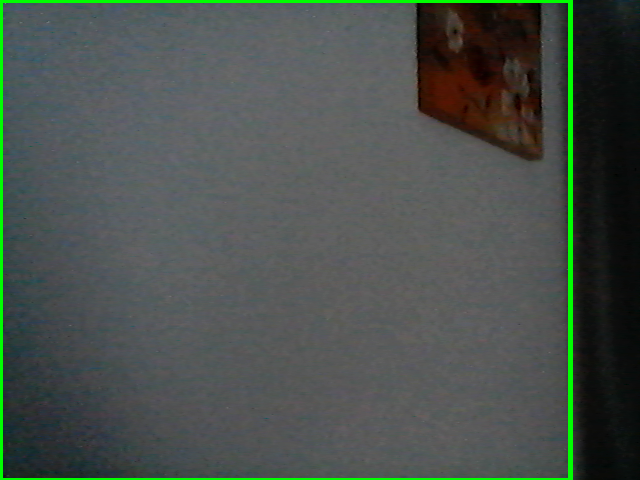
#> input picture images/1.png, 640 x 480 px, given in place of the camera
$ python main.py
#> lines starting #> are read from the running program, lines starting #| are printed output that depends on the picture
import cv2
import time
import glob
import os
from emailing import send_email

video = cv2.VideoCapture(0)
time.sleep(1)

first_frame = None
status_list = []
count = 1
def clean_folder():
    print("clean_folder function ended")
    images = glob.glob("images/*.png")
    for image in images:
        os.remove(image)

while True:
    status = 0
    check, frame = video.read()
#> frame is the input picture: shape (480, 640, 3); mean B, G, R 76, 81.1, 73.3
    gray_frame = cv2.cvtColor(frame, cv2.COLOR_BGR2GRAY)
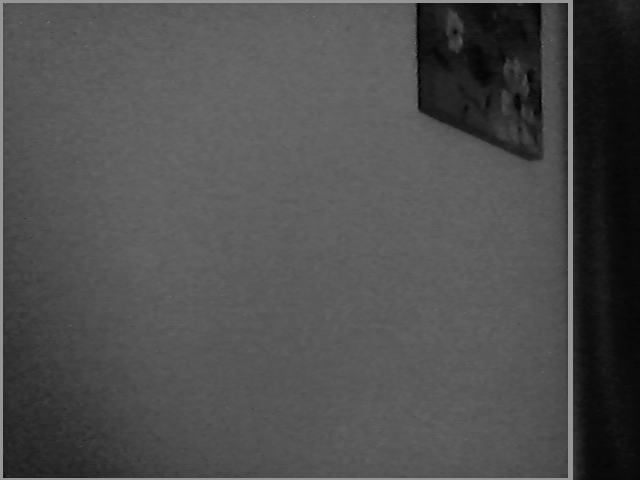
#> gray_frame: shape (480, 640); min 0, max 150, mean 78.2
    gray_frame_gau = cv2.GaussianBlur(gray_frame, (21, 21), 0)
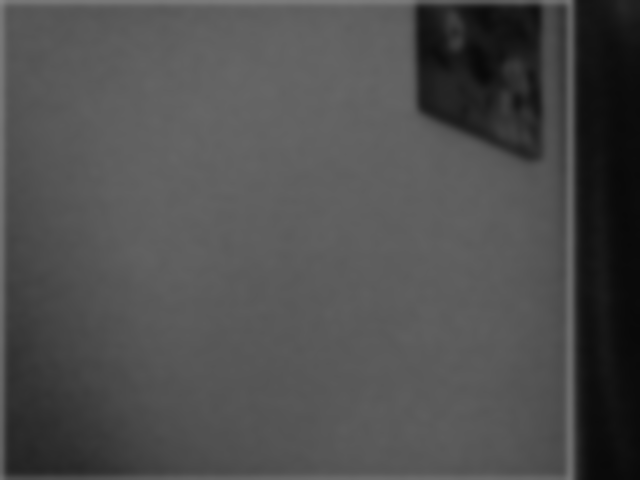
#> gray_frame_gau: shape (480, 640); min 9, max 135, mean 78.1

    if first_frame is None:
        first_frame = gray_frame_gau

    delta_frame = cv2.absdiff(first_frame, gray_frame_gau)
#> delta_frame: shape (480, 640); every value is 0

    thresh_frame = cv2.threshold(delta_frame, 60, 255, cv2.THRESH_BINARY)[1]
    dil_frame = cv2.dilate(thresh_frame, None, iterations=2)
    cv2.imshow("My video", dil_frame)

    contours, check = cv2.findContours(dil_frame, cv2.RETR_EXTERNAL, cv2.CHAIN_APPROX_SIMPLE)
#> contours = []; check = None

    for contour in contours:
        if cv2.contourArea(contour) < 5000:
            continue
        x, y, w, h = cv2.boundingRect(contour)
        rectangle = cv2.rectangle(frame, (x, y), (x+w, y+h), (0, 255, 0), 3)
        if rectangle.any():
            status = 1
            cv2.imwrite(f"images/{count}.png", frame)  # image.png -static string
            count = count + 1
            all_images = glob.glob("images/*.png")
            index = int(len(all_images) / 2)
            image_with_object = all_images[index]

    status_list.append(status)
    status_list = status_list[-2:]

    if status_list[0] == 1 and status_list[1] == 0:
        email_thread = Thread(target=send_email, args=(image_with_object, ))
        email_thread.daemon = True
        clean_thread = Thread(target=clean_folder)
        clean_thread.daemon = True

        email_thread.start()
        clean_thread.start()

    print(status_list)

    cv2.imshow("Video", frame)
    key = cv2.waitKey(1)
#> (key q is pressed here)

    if key == ord("q"):
        break

video.release()

#> (the run stopped early here; a loop or call above may not have finished)

$ run again, on images/103.png
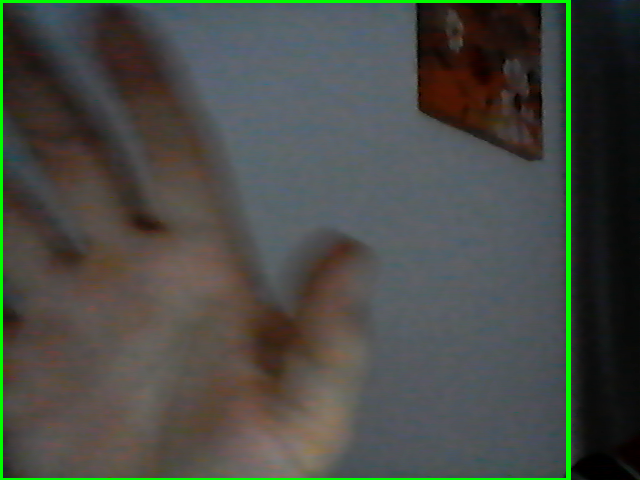
#> input picture images/103.png, 640 x 480 px, given in place of the camera
#> frame is the input picture: shape (480, 640, 3); mean B, G, R 68.6, 74.9, 72
#> `gray_frame = cv2.cvtColor(frame, cv2.COLOR_BGR2GRAY)`:
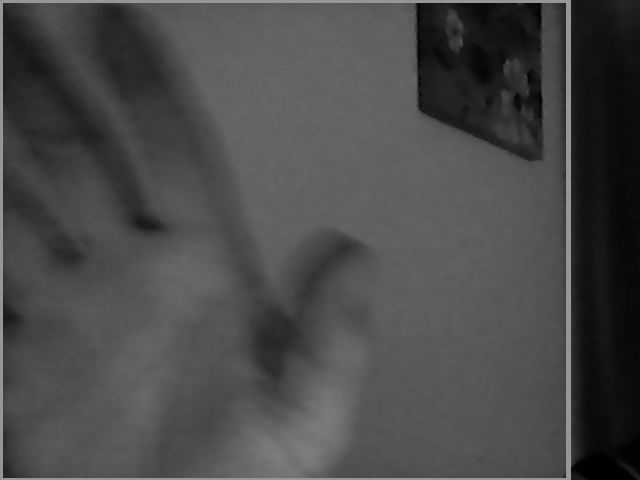
#> gray_frame: shape (480, 640); min 0, max 150, mean 73.3
#> `gray_frame_gau = cv2.GaussianBlur(gray_frame, (21, 21), 0)`:
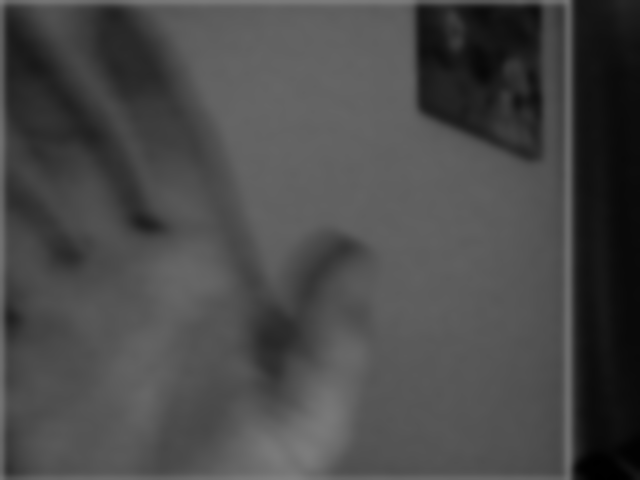
#> gray_frame_gau: shape (480, 640); min 0, max 128, mean 73.2
#> delta_frame: shape (480, 640); every value is 0
#> contours = []; check = None

$ run again, on images/104.png
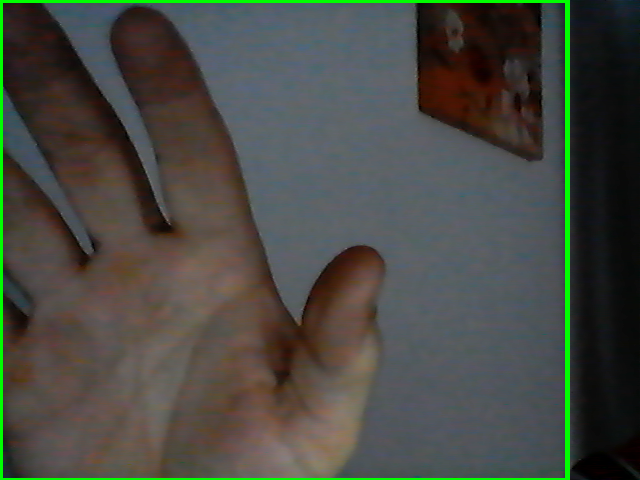
#> input picture images/104.png, 640 x 480 px, given in place of the camera
#> frame is the input picture: shape (480, 640, 3); mean B, G, R 66.6, 73.5, 71.9
#> `gray_frame = cv2.cvtColor(frame, cv2.COLOR_BGR2GRAY)`:
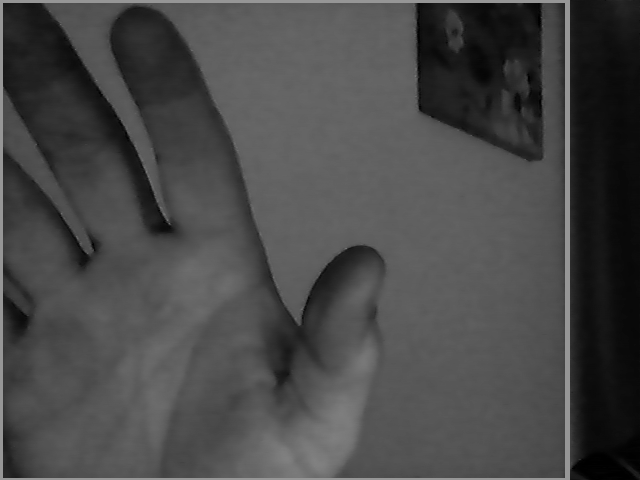
#> gray_frame: shape (480, 640); min 0, max 150, mean 72.2
#> `gray_frame_gau = cv2.GaussianBlur(gray_frame, (21, 21), 0)`:
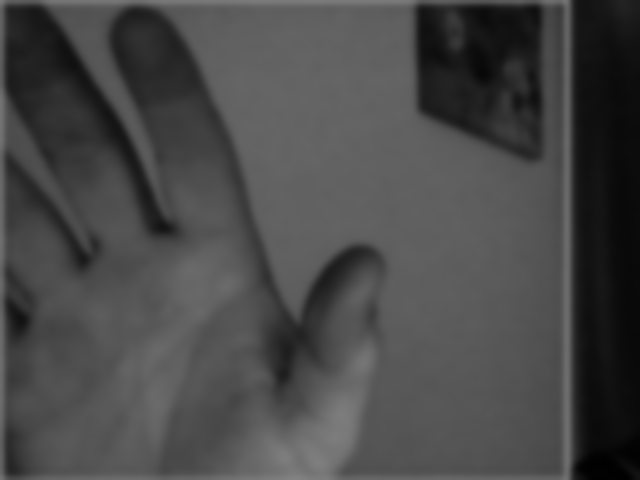
#> gray_frame_gau: shape (480, 640); min 0, max 130, mean 72.1
#> delta_frame: shape (480, 640); every value is 0
#> contours = []; check = None
